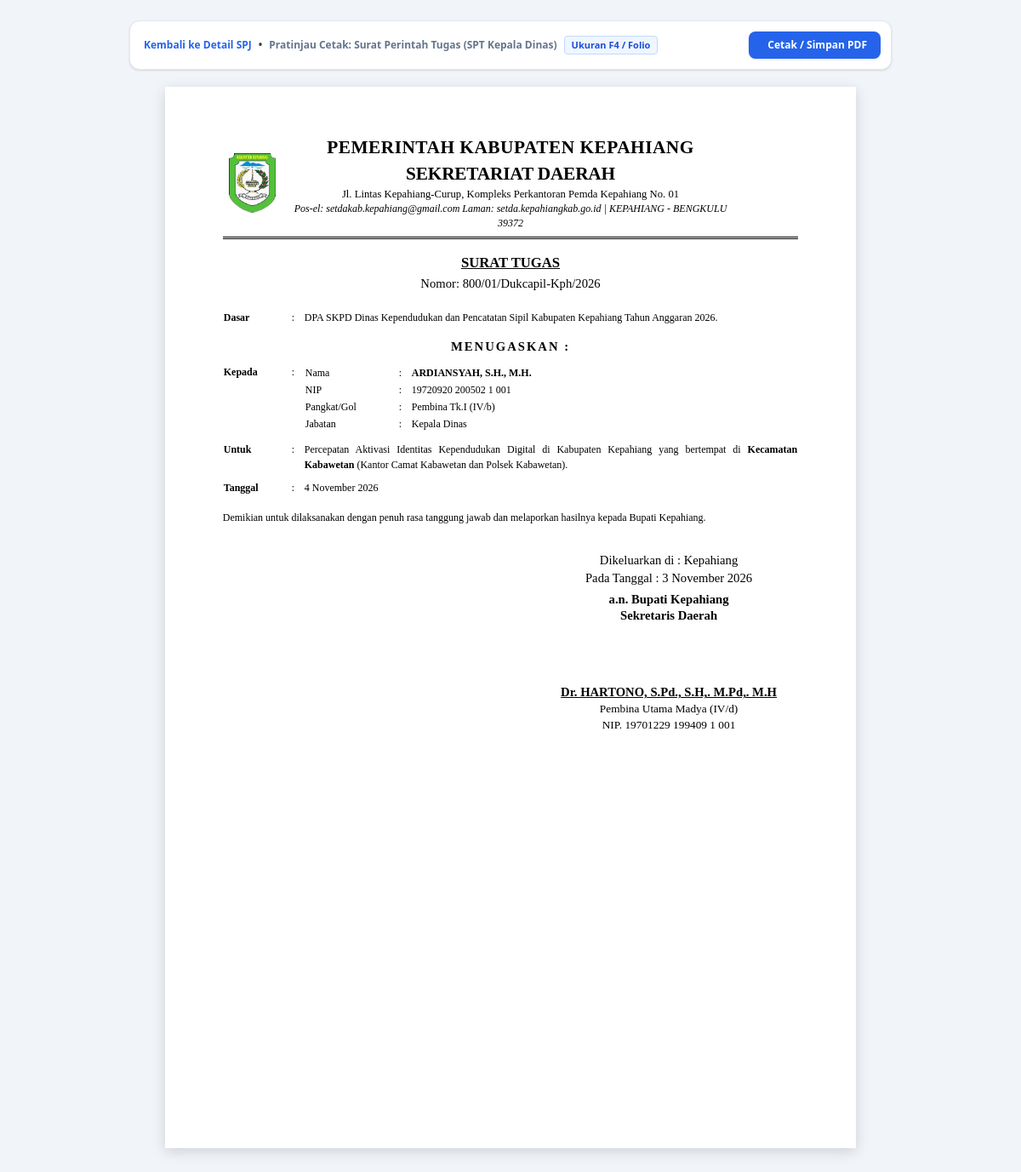
Page /spj/14/cetak/spt (signed in) on the committed database.
### tables this page shows
CREATE TABLE settings (
        key TEXT PRIMARY KEY,
        value TEXT NOT NULL
    );

CREATE TABLE spj (
        id INTEGER PRIMARY KEY AUTOINCREMENT,
        nomor_spt TEXT,
        nomor_sppd TEXT,
        jenis_spt TEXT DEFAULT 'staf', -- 'kadis' or 'staf'
        tujuan TEXT NOT NULL,
        instansi_tujuan TEXT,
        maksud TEXT NOT NULL,
        dasar_hukum TEXT,
        tanggal_berangkat DATE NOT NULL,
        tanggal_pulang DATE NOT NULL,
        lama_hari INTEGER DEFAULT 1,
        tempat_berangkat TEXT DEFAULT 'Tempat Kedudukan',
        angkutan TEXT DEFAULT 'Pesawat Udara',
        mata_anggaran TEXT DEFAULT '5.1.02.04.01.0001 (Belanja Perjalanan Dinas Biasa)',
        status TEXT DEFAULT 'Draft', -- 'Draft', 'Disetujui', 'Selesai'
        created_at TIMESTAMP DEFAULT CURRENT_TIMESTAMP,
        updated_at TIMESTAMP DEFAULT CURRENT_TIMESTAMP
    , spt_penandatangan_nama TEXT, spt_penandatangan_nip TEXT, spt_penandatangan_pangkat TEXT, spt_penandatangan_jabatan TEXT, spt_penandatangan_an TEXT, tanggal_spt DATE);

CREATE TABLE spj_peserta (
        id INTEGER PRIMARY KEY AUTOINCREMENT,
        spj_id INTEGER NOT NULL,
        nama TEXT NOT NULL,
        nip TEXT,
        pangkat_golongan TEXT,
        jabatan TEXT,
        urutan INTEGER DEFAULT 1,
        FOREIGN KEY (spj_id) REFERENCES spj (id) ON DELETE CASCADE
    );

### app.py (the view)
@app.route('/spj/<int:spj_id>/cetak/spt')
@login_required
def cetak_spt(spj_id):
    conn = get_db()
    spj = conn.execute('SELECT * FROM spj WHERE id = ?', (spj_id,)).fetchone()
    if not spj:
        conn.close()
        abort(404)
    peserta = conn.execute('SELECT * FROM spj_peserta WHERE spj_id = ? ORDER BY urutan ASC', (spj_id,)).fetchall()
    conn.close()
    s = get_settings()
    return render_template('print/spt_print.html', spj=spj, peserta=peserta, s=s)

### app.py (called while the page is built, shortened)
def get_kop(s, jenis_spt='staf'):
    if jenis_spt == 'kadis':
        return {
            'logo': s.get('kop_kadis_logo', ''),
            'instansi_induk': s.get('kop_kadis_instansi_induk') or s.get('instansi_nama_induk', 'PEMERINTAH DAERAH'),
            'instansi_nama': s.get('kop_kadis_instansi_nama') or s.get('instansi_nama', 'DINAS KOMUNIKASI DAN INFORMATIKA'),
            'size_induk': s.get('kop_kadis_size_induk') or '11.5pt',
            'size_nama': s.get('kop_kadis_size_nama') or '12pt',
            'alamat': s.get('kop_kadis_alamat') or s.get('instansi_alamat', ''),
            'kontak': s.get('kop_kadis_kontak') or s.get('instansi_kontak', ''),
            'kota': s.get('kop_kadis_kota') or s.get('instansi_kota', '')
        }

@app.context_processor
def inject_pegawai_list():
    return dict(pegawai_list=get_pegawai_list())

def login_required(f):
    @wraps(f)
    def decorated_function(*args, **kwargs):
        if 'user_id' not in session:
            flash('Silakan masuk (login) terlebih dahulu untuk mengakses sistem.', 'warning')
            return redirect(url_for('login', next=request.url))
        return f(*args, **kwargs)
    return decorated_function

### database.py (called while the page is built)
def get_db():
    conn = sqlite3.connect(DB_PATH)
    conn.row_factory = sqlite3.Row
    return conn

def get_pegawai_list():
    conn = get_db()
    rows = conn.execute('SELECT * FROM pegawai ORDER BY id ASC').fetchall()
    conn.close()
    return rows

def get_settings():
    conn = get_db()
    rows = conn.execute('SELECT key, value FROM settings').fetchall()
    conn.close()
    return {r['key']: r['value'] for r in rows}

### helpers.py (called while the page is built)
def format_nomor_spasi(nomor):
    if not nomor:
        return ""
    s = str(nomor)
    if "800//" in s:
        s = s.replace("800//", "800/&nbsp;&nbsp;&nbsp;&nbsp;&nbsp;&nbsp;/")
    s = s.replace('\u00a0', '&nbsp;').replace(' ', '&nbsp;')
    return Markup(s)

def format_tanggal(val):
    if not val:
        return "-"
    try:
        if isinstance(val, str):
            dt = datetime.datetime.strptime(val.strip(), "%Y-%m-%d")
        else:
            dt = val
        return f"{dt.day} {BULAN_INDONESIA.get(dt.month, '')} {dt.year}"
    except Exception:
        return str(val)

### templates/print/spt_print.html (shortened to what this page needs)
<!DOCTYPE html>
<html lang="id">
<head>
    <link rel="stylesheet" href="{{ url_for('static', filename='css/print.css') }}?v=2.4">
    <script src="https://cdn.tailwindcss.com"></script>
</head>
<body class="bg-slate-100 py-6">
    <div
        class="no-print max-w-4xl mx-3 sm:mx-auto mb-4 flex flex-col sm:flex-row sm:items-center justify-between gap-3 bg-white p-3 rounded-xl shadow border border-slate-200">
        <div class="flex flex-wrap items-center gap-2 text-xs font-semibold text-slate-700">
            <a href="{{ url_for('spj_detail', spj_id=spj.id) }}"
                class="text-blue-600 hover:underline flex items-center gap-1">
                 Kembali ke Detail SPJ
            </a>
            <span>•</span>
            <span class="text-slate-500">Pratinjau Cetak: Surat Perintah Tugas (SPT {% if spj.jenis_spt == 'kadis'
                %}Kepala Dinas{% else %}Staf{% endif %})</span>
            <span class="bg-blue-50 text-blue-700 px-2 py-0.5 rounded text-[11px] font-bold border border-blue-200">Ukuran F4 / Folio</span>
        </div>
        <div class="flex items-center gap-2">
            <button onclick="window.print()"
                class="w-full sm:w-auto px-4 py-2 bg-blue-600 hover:bg-blue-700 text-white rounded-lg text-xs font-bold shadow flex items-center justify-center gap-1.5">
                <span>Cetak / Simpan PDF</span>
            </button>
        </div>
    </div>
    <div class="printable-sheet naskah-dinas">
        {% include 'print/_kop_surat.html' %}
        <div class="judul-dokumen">SURAT TUGAS</div>
        <div class="nomor-dokumen">Nomor: {{ spj.nomor_spt | format_nomor_spasi }}</div>
        <table class="w-full text-xs" style="line-height: 1.6; border-collapse: collapse; margin-bottom: 8px;">
            <tr>
                <td style="width: 80px; vertical-align: top; font-weight: bold;">Dasar</td>
                <td style="width: 15px; vertical-align: top;">:</td>
                <td style="vertical-align: top; text-align: justify;">
                    {{ spj.dasar_hukum or (s.template_spt_kadis if spj.jenis_spt == 'kadis' else s.template_spt_staf) }}
                </td>
            </tr>
        </table>
        <div style="text-align: center; font-weight: bold; margin: 12px 0 10px 0; letter-spacing: 2px;">
            MENUGASKAN :
        </div>
        <table class="w-full text-xs" style="line-height: 1.5; border-collapse: collapse; margin-bottom: 8px;">
            <tr>
                <td style="width: 80px; vertical-align: top; font-weight: bold;">Kepada</td>
                <td style="width: 15px; vertical-align: top;">:</td>
                <td style="vertical-align: top;">
                    {% if spj.jenis_spt == 'kadis' %}
                    <table style="width: 100%; border-collapse: collapse;">
                        <tr>
                            <td style="width: 110px;">Nama</td>
                            <td style="width: 15px;">:</td>
                            <td style="font-weight: bold;">{{ peserta[0].nama if peserta else s.pejabat_kadis_nama }}
                            </td>
                        </tr>
                        <tr>
                            <td>NIP</td>
                            <td>:</td>
                            <td>{{ peserta[0].nip if peserta else s.pejabat_kadis_nip }}</td>
                        </tr>
                        <tr>
                            <td>Pangkat/Gol</td>
                            <td>:</td>
                            <td>{{ peserta[0].pangkat_golongan if peserta else s.pejabat_kadis_pangkat }}</td>
                        </tr>
                        <tr>
                            <td>Jabatan</td>
                            <td>:</td>
                            <td>{{ peserta[0].jabatan if peserta else s.pejabat_kadis_jabatan }}</td>
                        </tr>
                    </table>
                    {% endif %}
                </td>
            </tr>
            <tr>
                <td style="width: 80px; vertical-align: top; font-weight: bold; padding-top: 10px;">Untuk</td>
                <td style="width: 15px; vertical-align: top; padding-top: 10px;">:</td>
                <td style="vertical-align: top; text-align: justify; padding-top: 10px;">
                    {{ spj.maksud }} yang bertempat di <strong>{{ spj.tujuan }}</strong>{% if spj.instansi_tujuan %} ({{
                    spj.instansi_tujuan }}){% endif %}.
                </td>
            </tr>
            <tr>
                <td style="width: 80px; vertical-align: top; font-weight: bold; padding-top: 8px;">Tanggal</td>
                <td style="width: 15px; vertical-align: top; padding-top: 8px;">:</td>
                <td style="vertical-align: top; padding-top: 8px;">
                    {% if spj.tanggal_berangkat == spj.tanggal_pulang %}
                    {{ format_tanggal(spj.tanggal_berangkat) }}
                    {% else %}
                    {{ format_tanggal(spj.tanggal_berangkat) }} s.d. {{ format_tanggal(spj.tanggal_pulang) }} ({{
                    spj.lama_hari }} hari)
                    {% endif %}
                </td>
            </tr>
        </table>
        <div class="text-xs text-justify mt-4 mb-4" style="line-height: 1.6;">
            {% if spj.jenis_spt == 'kadis' %}
            Demikian untuk dilaksanakan dengan penuh rasa tanggung jawab dan melaporkan hasilnya kepada Bupati
            Kepahiang.
            {% else %}
            Demikian untuk dilaksanakan dengan penuh rasa tanggung jawab dan melaporkan hasilnya setelah selesai
            melaksanakan tugas.
            {% endif %}
        </div>
        <div class="ttd-box">
            <div class="ttd-kanan text-center">
                <div>Dikeluarkan di : {{ s.kop_kadis_kota or s.instansi_kota or 'Kepahiang' }}</div>
                <div>Pada Tanggal : {{ format_tanggal(spj.tanggal_spt or spj.tanggal_berangkat) }}</div>
                {% if spj.jenis_spt == 'kadis' %}
                {% set ttd_an = spj.spt_penandatangan_an if (spj.spt_penandatangan_an is not none and
                spj.spt_penandatangan_an != '') else s.pejabat_ttd_kadis_an %}
                {% set ttd_jabatan = spj.spt_penandatangan_jabatan or s.pejabat_ttd_kadis_jabatan or 'Sekretaris Daerah'
                %}
                {% set ttd_nama = spj.spt_penandatangan_nama or s.pejabat_ttd_kadis_nama or 'Dr. HARTONO, S.Pd., S.H,.
                M.Pd,. M.H' %}
                {% set ttd_pangkat = spj.spt_penandatangan_pangkat or s.pejabat_ttd_kadis_pangkat or 'Pembina Utama
                Madya (IV/d)' %}
                {% set ttd_nip = spj.spt_penandatangan_nip or s.pejabat_ttd_kadis_nip or '19701229 199409 1 001' %}
                <div style="margin-top: 6px; font-weight: bold; line-height: 1.3;">
                    {% if ttd_an %}<div>{{ ttd_an }}</div>{% endif %}
                    <div>{{ ttd_jabatan }}</div>
                </div>
                <div class="ttd-space"></div>
                <div class="ttd-nama">{{ ttd_nama }}</div>
                {% if ttd_pangkat %}<div class="ttd-nip">{{ ttd_pangkat }}</div>{% endif %}
                {% if ttd_nip %}<div class="ttd-nip">NIP. {{ ttd_nip }}</div>{% endif %}
                {% endif %}
            </div>
        </div>
    </div>
</body>
</html>

### templates/print/_kop_surat.html
{% set kop = get_kop(s, force_kop if force_kop is defined and force_kop else (spj.jenis_spt if spj else 'staf')) %}
<div class="kop-surat">
    <table class="kop-table">
        <tr>
            {% if kop.logo %}
            <td class="kop-logo-cell">
                <img src="{{ kop.logo }}" alt="Logo Instansi" class="kop-logo-img">
            </td>
            {% endif %}
            <td class="kop-text-cell">
                <div class="kop-instansi-induk" style="font-size: {{ kop.size_induk or '11.5pt' }} !important;">{{ kop.instansi_induk }}</div>
                <div class="kop-instansi-nama" style="font-size: {{ kop.size_nama or '12pt' }} !important; font-weight: 800 !important; white-space: nowrap !important; letter-spacing: -0.2px !important;">{{ kop.instansi_nama }}</div>
                <div class="kop-alamat">{{ kop.alamat }}</div>
                <div class="kop-kontak">{{ kop.kontak }}</div>
            </td>
            {% if kop.logo %}
            <td class="kop-spacer-cell"></td>
            {% endif %}
        </tr>
    </table>
</div>

### static/css/print.css (style rules this page uses)
.naskah-dinas { font-family: 'Times New Roman', 'Tinos', serif; color: #000; line-height: 1.4; background: #fff; font-size: 11pt; }
.kop-surat { text-align: center; position: relative; padding-bottom: 8px; margin-bottom: 16px; border-bottom: 3px double #000; }
.kop-table { width: 100%; border-collapse: collapse; border: none; margin: 0; padding: 0; }
.kop-table td { border: none; padding: 0; }
.kop-logo-cell { width: 70px; vertical-align: middle; text-align: center; padding-right: 8px; }
.kop-logo-img { max-height: 70px; max-width: 70px; width: auto; height: auto; object-fit: contain; display: block; margin: 0 auto; }
.kop-text-cell { text-align: center; vertical-align: middle; padding: 0 4px; }
.kop-spacer-cell { width: 70px; }
.kop-instansi-induk { font-size: 11.5pt; font-weight: 700; letter-spacing: 0.5px; text-transform: uppercase; margin: 0; }
.kop-instansi-nama { font-size: 12pt; font-weight: 800; letter-spacing: -0.2px; text-transform: uppercase; margin: 1px 0; white-space: nowrap; }
.kop-alamat { font-size: 9.5pt; font-weight: 400; margin: 0; line-height: 1.3; }
.kop-kontak { font-size: 9pt; font-style: italic; margin: 0; }
.judul-dokumen { text-align: center; font-weight: 700; font-size: 12.5pt; text-transform: uppercase; text-decoration: underline; margin-top: 10px; margin-bottom: 2px; }
.nomor-dokumen { text-align: center; font-size: 11pt; margin-bottom: 20px; white-space: pre-wrap; }
.ttd-box { margin-top: 30px; width: 100%; page-break-inside: avoid; }
.ttd-kanan { float: right; width: 45%; text-align: center; }
.text-center { text-align: center !important; }
.ttd-space { height: 70px; }
.ttd-nama { font-weight: bold; text-decoration: underline; }
.ttd-nip { font-size: 10pt; }
.printable-sheet { background: #fff; width: 215mm; min-height: 330mm; padding: 15mm 18mm; margin: 20px auto; box-shadow: 0 4px 15px rgba(0,0,0,0.15); box-sizing: border-box; }

### rows in the picture
settings: logo (picture)
settings: instansi_induk "PEMERINTAH KABUPATEN KEPAHIANG"
settings: instansi_nama "SEKRETARIAT DAERAH"
settings: alamat "Jl. Lintas Kepahiang-Curup, Kompleks Perkantoran Pemda Kepahiang No. 01"
settings: kontak "Pos-el: setdakab.kepahiang@gmail.com Laman: setda.kepahiangkab.go.id | KEPAHIANG - BENGKULU 39372"
spj: nomor_spt "800/01/Dukcapil-Kph/2026", dasar_hukum "DPA SKPD Dinas Kependudukan dan Pencatatan Sipil Kabupaten Kepahiang Tahun Anggaran 2026.", maksud "Percepatan Aktivasi Identitas Kependudukan Digital di Kabupaten Kepahiang", tujuan "Kecamatan Kabawetan", instansi_tujuan "Kantor Camat Kabawetan dan Polsek Kabawetan", tanggal_berangkat "4 November 2026", tanggal_spt "3 November 2026", spt_penandatangan_an "a.n. Bupati Kepahiang", spt_penandatangan_jabatan "Sekretaris Daerah", spt_penandatangan_nama "Dr. HARTONO, S.Pd., S.H,. M.Pd,. M.H", spt_penandatangan_pangkat "Pembina Utama Madya (IV/d)", spt_penandatangan_nip "19701229 199409 1 001"
spj_peserta: nama "ARDIANSYAH, S.H., M.H.", nip "19720920 200502 1 001", pangkat_golongan "Pembina Tk.I (IV/b)", jabatan "Kepala Dinas"
settings: value "Kepahiang"
